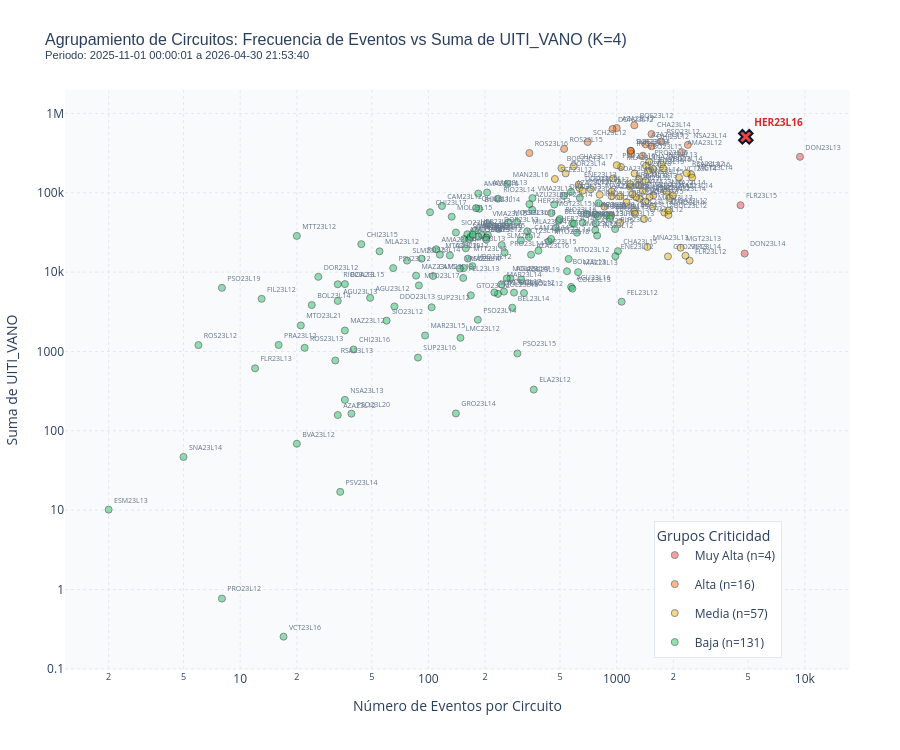

The cell this chart's notebook holds for it:
### Code cell
from chec_local_interpreter.plotting import run_kmeans, plot_interactive_circuit_clustering

# Destaca el circuito o circuitos definidos al inicio del notebook.
circuitos_destacados = SELECTED_CIRCUITOS or []

fig_cluster = plot_interactive_circuit_clustering(
    raw_df,
    highlighted_circuits=circuitos_destacados,
    start_date=START_DATE,
    end_date=END_DATE,
)
fig_cluster.show()

### Figure 1 — Plotly figure (JSON) as saved in the notebook; plotly's stock layout.template omitted (floating-point values rounded to 4 significant figures; data arrays with more than 128 entries replaced by an {"elided": "..."} marker saying what was removed)
{"data": [{"hovertemplate": "<b>%{text}</b><br>Eventos: %{x:,.0f}<br>Suma UITI_VANO: %{y:,.0f}<extra></extra>", "legendgroup": "group_0", "marker": {"color": "#ef4444", "line": {"color": "#0f172a", "width": 1}, "opacity": 0.5, "size": 7, "symbol": "circle"}, "mode": "markers+text", "name": "Muy Alta (n=4)", "showlegend": true, "text": ["DON23L13", "DON23L14", "FLR23L15"], "textfont": {"color": "#64748b", "size": 7}, "textposition": "top right", "type": "scatter", "x": [9418, 4785, 4552], "y": [283700.0, 17130.0, 69690.0]}, {"hovertemplate": "<b>%{text}</b><br>Eventos: %{x:,.0f}<br>Suma UITI_VANO: %{y:,.0f}<br><i>DESTACADO</i><extra></extra>", "legendgroup": "group_0", "marker": {"color": "#ef4444", "line": {"color": "#0f172a", "width": 2}, "opacity": 1, "size": 12, "symbol": "x"}, "mode": "markers+text", "name": "Muy Alta (n=4)", "showlegend": false, "text": ["HER23L16"], "textfont": {"color": "#dc2626", "size": 10, "weight": "bold"}, "textposition": "top right", "type": "scatter", "x": [4856], "y": [507200.0]}, {"hovertemplate": "<b>%{text}</b><br>Eventos: %{x:,.0f}<br>Suma UITI_VANO: %{y:,.0f}<extra></extra>", "legendgroup": "group_1", "marker": {"color": "#f97316", "line": {"color": "#0f172a", "width": 1}, "opacity": 0.5, "size": 7, "symbol": "circle"}, "mode": "markers+text", "name": "Alta (n=16)", "showlegend": true, "text": ["AMA23L12", "AZA23L17", "AZA23L19", "BQE23L12", "BQE23L14", "CHA23L14", "DON23L12", "IRR23L13", "NSA23L14", "PSO23L12", "QHI23L12", "ROS23L15", "ROS23L16", "SCH23L12", "SUP23L13", "VBO23L15"], "textfont": {"color": "#64748b", "size": 7}, "textposition": "top right", "type": "scatter", "x": [2219, 1001, 1426, 1242, 1192, 1532, 951, 1194, 2391, 1724, 1531, 526, 344, 702, 1185, 1379], "y": [324700.0, 654600.0, 408400.0, 708700.0, 337200.0, 549500.0, 635600.0, 311400.0, 401400.0, 443000.0, 385300.0, 356900.0, 316900.0, 436400.0, 337300.0, 293000.0]}, {"hovertemplate": "<b>%{text}</b><br>Eventos: %{x:,.0f}<br>Suma UITI_VANO: %{y:,.0f}<extra></extra>", "legendgroup": "group_2", "marker": {"color": "#eab308", "line": {"color": "#0f172a", "width": 1}, "opacity": 0.5, "size": 7, "symbol": "circle"}, "mode": "markers+text", "name": "Media (n=57)", "showlegend": true, "text": ["AGU23L14", "AGU23L15", "AMA23L15", "AMR23L13", "AMR23L14", "AZA23L15", "AZA23L18", "BEL23L15", "BOA23L12", "BOA23L14", "BOL23L12", "BQE23L13", "BUM23L12", "CHA23L12", "CHA23L13", "CHA23L16", "CHA23L17", "CHI23L18", "COL23L12", "DDO23L14", "DOR23L14", "DOR23L15", "ENE23L13", "ENE23L15", "ENE23L16", "FIL23L13", "FLR23L12", "GTO23L13", "HER23L12", "INS23L13", "INS23L14", "MAN23L14", "MAR23L12", "MAR23L13", "MAZ23L14", "MGT23L12", "MGT23L13", "MGT23L14", "MLA23L13", "MNA23L13", "NRA23L13", "NRA23L14", "NSA23L12", "PRA23L13", "PRO23L15", "PSO23L13", "PSO23L16", "RSA23L12", "SCE23L12", "SIO23L15", "SLM23L13", "SNA23L12", "SNA23L15", "VBO23L14", "VCT23L14", "VIR23L14", "VMA23L16"], "textfont": {"color": "#64748b", "size": 7}, "textposition": "top right", "type": "scatter", "x": [941, 1045, 1567, 1497, 1792, 1428, 939, 933, 1320, 959, 1885, 509, 1180, 1398, 1270, 2490, 591, 1246, 1242, 635, 536, 861, 629, 1424, 1565, 1043, 2442, 1873, 728, 1722, 1919, 1313, 813, 1553, 1992, 1213, 2188, 2519, 1055, 1456, 1179, 1837, 1891, 1129, 1490, 660, 1002, 2355, 470, 1467, 1304, 1253, 1433, 1770, 2146, 2321, 1379], "y": [104100.0, 90280.0, 92870.0, 88400.0, 56300.0, 77350.0, 90560.0, 51380.0, 84200.0, 151000.0, 52560.0, 204100.0, 119400.0, 46630.0, 87880.0, 170500.0, 216300.0, 175000.0, 58010.0, 114700.0, 175400.0, 66840.0, 127000.0, 141200.0, 198000.0, 41730.0, 13960.0, 15770.0, 110800.0, 228100.0, 85680.0, 148000.0, 94370.0, 66840.0, 93050.0, 96020.0, 20290.0, 155400.0, 211500.0, 20770.0, 129000.0, 103100.0, 59790.0, 76120.0, 246500.0, 106200.0, 223000.0, 176800.0, 149300.0, 188000.0, 125300.0, 54390.0, 218700.0, 203100.0, 155100.0, 16130.0, 105900.0]}, {"hovertemplate": "<b>%{text}</b><br>Eventos: %{x:,.0f}<br>Suma UITI_VANO: %{y:,.0f}<extra></extra>", "legendgroup": "group_3", "marker": {"color": "#22c55e", "line": {"color": "#0f172a", "width": 1}, "opacity": 0.5, "size": 7, "symbol": "circle"}, "mode": "markers+text", "name": "Baja (n=131)", "showlegend": true, "text": {"elided": "131 str values"}, "textfont": {"color": "#64748b", "size": 7}, "textposition": "top right", "type": "scatter", "x": {"elided": "131 int values"}, "y": {"elided": "131 float values"}}, {"hoverinfo": "none", "marker": {"color": "rgba(0,0,0,0)", "size": 1}, "mode": "markers", "showlegend": false, "type": "scatter", "x": [10360.0], "y": [779600.0]}], "layout": {"height": 750, "hovermode": "closest", "legend": {"bgcolor": "rgba(255, 255, 255, 0.95)", "bordercolor": "#e2e8f0", "borderwidth": 1, "title": {"text": "Grupos Criticidad"}, "x": 0.75, "y": 0.02}, "margin": {"b": 80, "l": 60, "r": 50, "t": 90}, "paper_bgcolor": "#ffffff", "plot_bgcolor": "#f8fafc", "title": {"font": {"family": "Arial, sans-serif", "size": 16}, "text": "Agrupamiento de Circuitos: Frecuencia de Eventos vs Suma de UITI_VANO (K=4)<br><sup>Periodo: 2025-11-01 00:00:01 a 2026-04-30 21:53:40</sup>"}, "xaxis": {"gridcolor": "#e2e8f0", "griddash": "dot", "gridwidth": 1, "showgrid": true, "title": {"text": "Número de Eventos por Circuito"}, "type": "log"}, "yaxis": {"gridcolor": "#e2e8f0", "griddash": "dot", "gridwidth": 1, "showgrid": true, "title": {"text": "Suma de UITI_VANO"}, "type": "log"}}}
